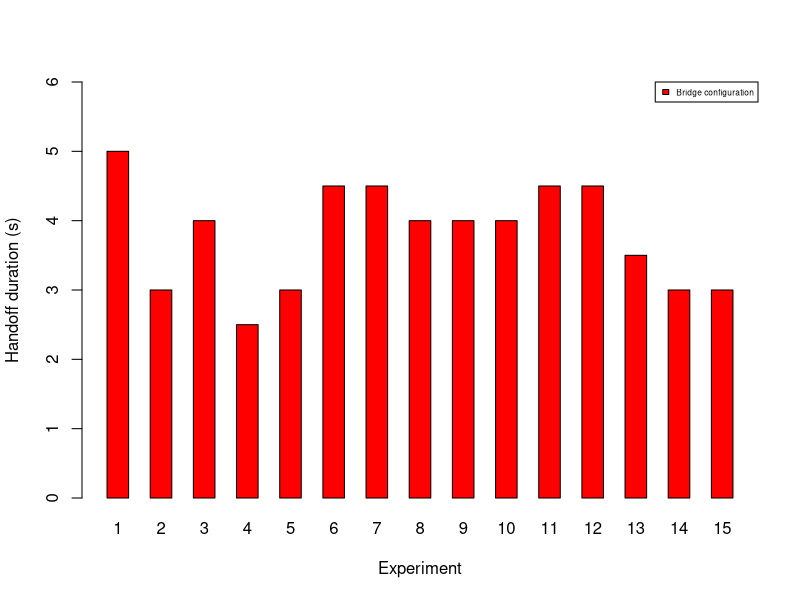

This chart was generated by the following R code:
#gaps_br<-c(7, 7.5, 7.5, 4.5, 9)
gaps_flow<-c(5, 3, 4, 2.5, 3, 4.5, 4.5, 4, 4, 4, 4.5, 4.5, 3.5, 3, 3)
#gaps<-rbind(gaps_br, gaps_flow)
gaps<-rbind(gaps_flow)
pdf(file="/home/prithvirajhi/new_thesis/Thesis/new_script/R/Bridgeduration.pdf", width=8, height=3.5)
barplot(gaps, xlab="Experiment", ylab="Handoff duration (s)", col=c("red"), beside=TRUE, ylim=c(0, 6), names.arg=c("1", "2", "3", "4", "5", "6", "7", "8", "9", "10", "11", "12", "13", "14", "15"), legend.text=c("Bridge configuration"), args.legend=list(x="topright", cex=0.5))
dev.off()
